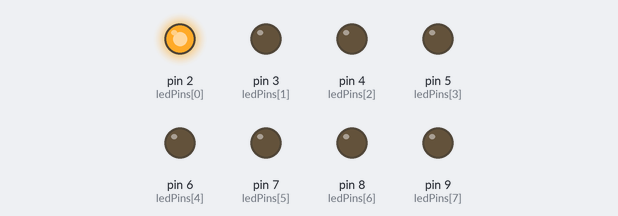
This sketch was run on a simulated Arduino Uno, built with avr-gcc and run on an emulated ATmega328P. Shown: output pins drawn as LEDs (lit = HIGH). Random numbers use the default seed unless the sketch sets one.

Above: at 0.05 s.
At 7.2 s:
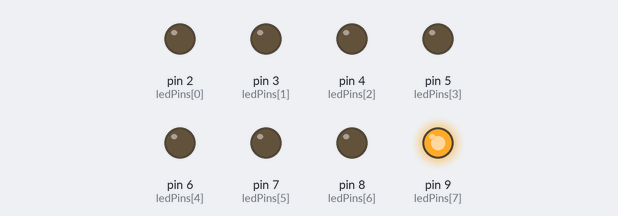
At 14.28 s:
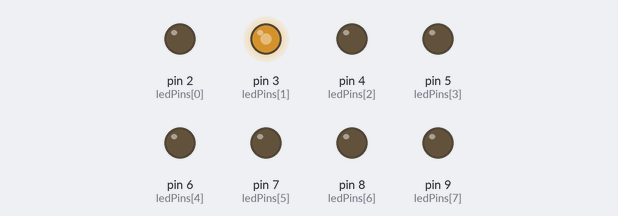
At 24.1 s:
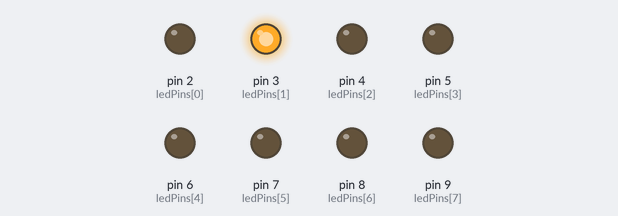
At 32.6 s:
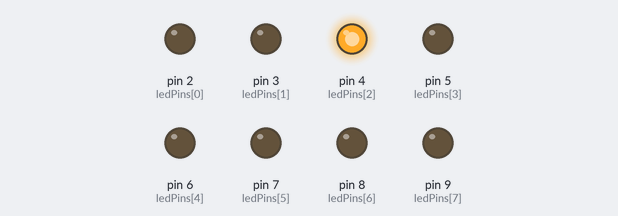
At 36.7 s:
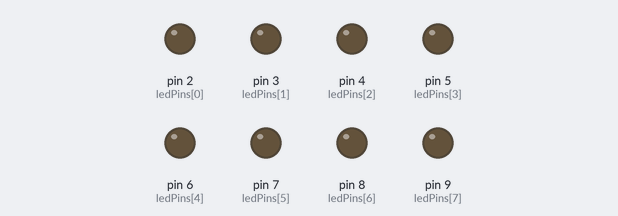
Timing chart, 0 to 40.0 s (numbered marks = the images above):
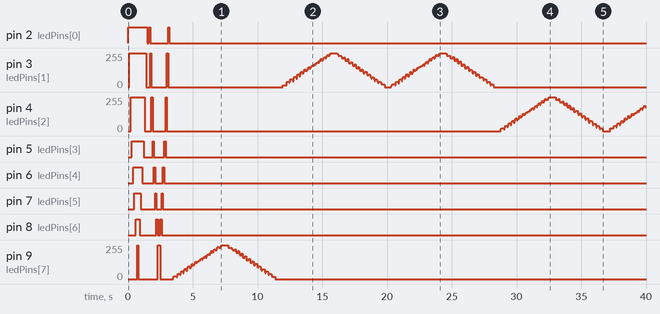

Measured:
- by itself, pin 2 (ledPins[0]): goes HIGH 1.5 s, LOW 0.10 s, HIGH 0.10 s, LOW 1.4 s, HIGH 0.10 s, then LOW
- by itself, pin 5 (ledPins[3]): repeats every 0.80 s: LOW 0.70 s, HIGH 0.10 s, until it stays LOW from 2.9 s
- by itself, pin 6 (ledPins[4]): goes HIGH 0.70 s, LOW 0.90 s, HIGH 0.10 s, LOW 0.60 s, HIGH 0.10 s, then LOW
- by itself, pin 7 (ledPins[5]): goes HIGH 0.50 s, LOW 1.1 s, HIGH 0.10 s, LOW 0.40 s, HIGH 0.10 s, then LOW
- by itself, pin 8 (ledPins[6]): goes HIGH 0.30 s, LOW 1.3 s, HIGH 0.10 s, LOW 0.20 s, HIGH 0.10 s, then LOW
- by itself, pin 9 (ledPins[7]): 0/255 → 255/255 at 0.70 s, → 0/255 0.10 s later, → 255/255 1.5 s later, → 0/255 0.20 s later, … (89 changes in this stretch)
- by itself, pin 3 (ledPins[1]): 0/255 → 255/255 at 0.10 s, → 0/255 1.3 s later, → 255/255 0.30 s later, → 0/255 0.10 s later, … (185 changes in this stretch)

The sketch:

Circuit_04.ino
```cpp
/*
SparkFun Inventor's Kit
Example sketch 04

MULTIPLE LEDs

  Make eight LEDs dance. Dance LEDs, dance!

Hardware connections:

  You'll need eight LEDs, and eight 330 Ohm resistors
  (orange-orange-brown).

    For each LED, connect the negative side (shorter leg)
    to a 330 Ohm resistor.

    Connect the other side of the resistors to GND.

    Connect the positive side (longer leg) of the LEDs
    to Arduino digital pins 2 through 9.

This sketch was written by SparkFun Electronics,
with lots of help from the Arduino community.
This code is completely free for any use.
Visit http://learn.sparkfun.com/products/2 for SIK information.
Visit http://www.arduino.cc to learn about the Arduino.

Version 2.0 6/2012 MDG
*/


// To keep track of all the LED pins, we'll use an "array".
// An array lets you store a group of variables, and refer to them
// by their position, or "index". Here we're creating an array of
// eight integers, and initializing them to a set of values:

int ledPins[] = {2,3,4,5,6,7,8,9};

// The first element of an array is index 0.
// We've put the value "2" in index 0, "3" in index 1, etc.
// The final index in the above array is 7, which contains
// the value "9".

// We're using the values in this array to specify the pin numbers
// that the eight LEDs are connected to. LED 0 is connected to
// pin 2, LED 1 is connected to pin 3, etc.


void setup()
{
  int index;

  // In this sketch, we'll use "for() loops" to step variables from
  // one value to another, and perform a set of instructions for
  // each step. For() loops are a very handy way to get numbers to
  // count up or down.

  // Every for() loop has three statements separated by
  // semicolons (;):

  //   1. Something to do before starting
  //   2. A test to perform; as long as it's true, keep looping
  //   3. Something to do after each loop (increase a variable)

  // For the for() loop below, these are the three statements:

  //   1. index = 0;    Before starting, make index = 0.
  //   2. index <= 7;   If index is less or equal to 7,
  //                    run the following code.
  //			(When index = 8, continue with the sketch.)
  //   3. index++	Putting "++" after a variable means
  //                    "add one to it".
  //			(You can also use "index = index + 1".)

  // Every time you go through the loop, the statements following
  // the for() (within the brackets) will run.

  // When the test in statement 2 is finally false, the sketch
  // will continue.


  // Here we'll use a for() loop to initialize all the LED pins
  // to outputs. This is much easier than writing eight separate
  // statements to do the same thing.

  // This for() loop will make index = 0, then run the pinMode()
  // statement within the brackets. It will then do the same thing
  // for index = 2, index = 3, etc. all the way to index = 7.

  for(index = 0; index <= 7; index++)
  {
    pinMode(ledPins[index],OUTPUT);
    // ledPins[index] is replaced by the value in the array.
    // For example, ledPins[0] is 2
  }
}


void loop()
{
  // This loop() calls functions that we've written further below.
  // We've disabled some of these by commenting them out (putting
  // "//" in front of them). To try different LED displays, remove
  // the "//" in front of the ones you'd like to run, and add "//"
  // in front of those you don't to comment out (and disable) those
  // lines.

  oneAfterAnotherNoLoop();  // Light up all the LEDs in turn

  //oneAfterAnotherLoop();  // Same as oneAfterAnotherNoLoop,
                            // but with much less typing

  //oneOnAtATime();         // Turn on one LED at a time,
                            // scrolling down the line

  pingPong();             // Light the LEDs middle to the edges

  //marquee();              // Chase lights like you see on signs

  int index;
  for(index = 0; index <= 70; index++)
  {
  randomLED();            // Blink LEDs randomly
  }
}


/*
oneAfterAnotherNoLoop()

This function will light one LED, delay for delayTime, then light
the next LED, and repeat until all the LEDs are on. It will then
turn them off in the reverse order.

This function does NOT use a for() loop. We've done it the hard way
to show you how much easier life can be when you use for() loops.
Take a look at oneAfterAnotherLoop() further down, which does
exactly the same thing with much less typing.
*/

void oneAfterAnotherNoLoop()
{
  int delayTime = 100; // time (milliseconds) to pause between LEDs
                       // make this smaller for faster switching

  // turn all the LEDs on:

  digitalWrite(ledPins[0], HIGH);  //Turns on LED #0 (pin 2)
  delay(delayTime);                //wait delayTime milliseconds
  digitalWrite(ledPins[1], HIGH);  //Turns on LED #1 (pin 3)
  delay(delayTime);                //wait delayTime milliseconds
  digitalWrite(ledPins[2], HIGH);  //Turns on LED #2 (pin 4)
  delay(delayTime);                //wait delayTime milliseconds
  digitalWrite(ledPins[3], HIGH);  //Turns on LED #3 (pin 5)
  delay(delayTime);                //wait delayTime milliseconds
  digitalWrite(ledPins[4], HIGH);  //Turns on LED #4 (pin 6)
  delay(delayTime);                //wait delayTime milliseconds
  digitalWrite(ledPins[5], HIGH);  //Turns on LED #5 (pin 7)
  delay(delayTime);                //wait delayTime milliseconds
  digitalWrite(ledPins[6], HIGH);  //Turns on LED #6 (pin 8)
  delay(delayTime);                //wait delayTime milliseconds
  digitalWrite(ledPins[7], HIGH);  //Turns on LED #7 (pin 9)
  delay(delayTime);                //wait delayTime milliseconds

  // turn all the LEDs off:

  digitalWrite(ledPins[7], LOW);   //Turn off LED #7 (pin 9)
  delay(delayTime);                //wait delayTime milliseconds
  digitalWrite(ledPins[6], LOW);   //Turn off LED #6 (pin 8)
  delay(delayTime);                //wait delayTime milliseconds
  digitalWrite(ledPins[5], LOW);   //Turn off LED #5 (pin 7)
  delay(delayTime);                //wait delayTime milliseconds
  digitalWrite(ledPins[4], LOW);   //Turn off LED #4 (pin 6)
  delay(delayTime);                //wait delayTime milliseconds
  digitalWrite(ledPins[3], LOW);   //Turn off LED #3 (pin 5)
  delay(delayTime);                //wait delayTime milliseconds
  digitalWrite(ledPins[2], LOW);   //Turn off LED #2 (pin 4)
  delay(delayTime);                //wait delayTime milliseconds
  digitalWrite(ledPins[1], LOW);   //Turn off LED #1 (pin 3)
  delay(delayTime);                //wait delayTime milliseconds
  digitalWrite(ledPins[0], LOW);   //Turn off LED #0 (pin 2)
  delay(delayTime);                //wait delayTime milliseconds
}


/*
oneAfterAnotherLoop()

This function does exactly the same thing as oneAfterAnotherNoLoop(),
but it takes advantage of for() loops and the array to do it with
much less typing.
*/

void oneAfterAnotherLoop()
{
  int index;
  int delayTime = 100; // milliseconds to pause between LEDs
                       // make this smaller for faster switching

  // Turn all the LEDs on:

  // This for() loop will step index from 0 to 7
  // (putting "++" after a variable means add one to it)
  // and will then use digitalWrite() to turn that LED on.

  for(index = 0; index <= 7; index++)
  {
    digitalWrite(ledPins[index], HIGH);
    delay(delayTime);
  }

  // Turn all the LEDs off:

  // This for() loop will step index from 7 to 0
  // (putting "--" after a variable means subtract one from it)
  // and will then use digitalWrite() to turn that LED off.

  for(index = 7; index >= 0; index--)
  {
    digitalWrite(ledPins[index], LOW);
    delay(delayTime);
  }
}


/*
oneOnAtATime()

This function will step through the LEDs,
lighting only one at at time.
*/

void oneOnAtATime()
{
  int index;
  int delayTime = 100; // milliseconds to pause between LEDs
                       // make this smaller for faster switching

  // step through the LEDs, from 0 to 7

  for(index = 0; index <= 7; index++)
  {
    digitalWrite(ledPins[index], HIGH);  // turn LED on
    delay(delayTime);                    // pause to slow down
    digitalWrite(ledPins[index], LOW);   // turn LED off
  }
}


/*
pingPong()

This function will step through the LEDs,
lighting one at at time in both directions.
*/

void pingPong()
{
  int index;
  int delayTime = 100; // milliseconds to pause between LEDs
                       // make this smaller for faster switching

  // step through the LEDs, from 0 to 7

  for(index = 0; index <= 7; index++)
  {
    digitalWrite(ledPins[index], HIGH);  // turn LED on
    delay(delayTime);                    // pause to slow down
    digitalWrite(ledPins[index], LOW);   // turn LED off
  }

  // step through the LEDs, from 7 to 0

  for(index = 7; index >= 0; index--)
  {
    digitalWrite(ledPins[index], HIGH);  // turn LED on
    delay(delayTime);                    // pause to slow down
    digitalWrite(ledPins[index], LOW);   // turn LED off
  }
}


/*
marquee()

This function will mimic "chase lights" like those around signs.
*/

void marquee()
{
  int index;
  int delayTime = 200; // milliseconds to pause between LEDs
                       // Make this smaller for faster switching

  // Step through the first four LEDs
  // (We'll light up one in the lower 4 and one in the upper 4)

  for(index = 0; index <= 3; index++) // Step from 0 to 3
  {
    digitalWrite(ledPins[index], HIGH);    // Turn a LED on
    digitalWrite(ledPins[index+4], HIGH);  // Skip four, and turn that LED on
    delay(delayTime);                      // Pause to slow down the sequence
    digitalWrite(ledPins[index], LOW);     // Turn the LED off
    digitalWrite(ledPins[index+4], LOW);   // Skip four, and turn that LED off
  }
}


/*
randomLED()

This function will turn on random LEDs. Can you modify it so it
also lights them for random times?
*/

void randomLED()
{
  int index;
  //int delayTime;

  // The random() function will return a semi-random number each
  // time it is called. See http://arduino.cc/en/Reference/Random
  // for tips on how to make random() even more random.

  index = random(8);	// pick a random number between 0 and 7
	float maxFade = 15;

  for(float fadeValue = 0; fadeValue <= maxFade; fadeValue +=0.05) {
    digitalWrite(ledPins[index], HIGH);  // turn LED on
    delay(fadeValue);              // pause to slow down
    digitalWrite(ledPins[index], LOW);   // turn LED off
    delay(maxFade - fadeValue);                    // pause to slow down
  }

  for(float fadeValue = 0; fadeValue <= maxFade; fadeValue +=0.05) {
    digitalWrite(ledPins[index], HIGH);  // turn LED on
    delay(maxFade - fadeValue);              // pause to slow down
    digitalWrite(ledPins[index], LOW);   // turn LED off
    delay(fadeValue);                    // pause to slow down
  }
}
```
